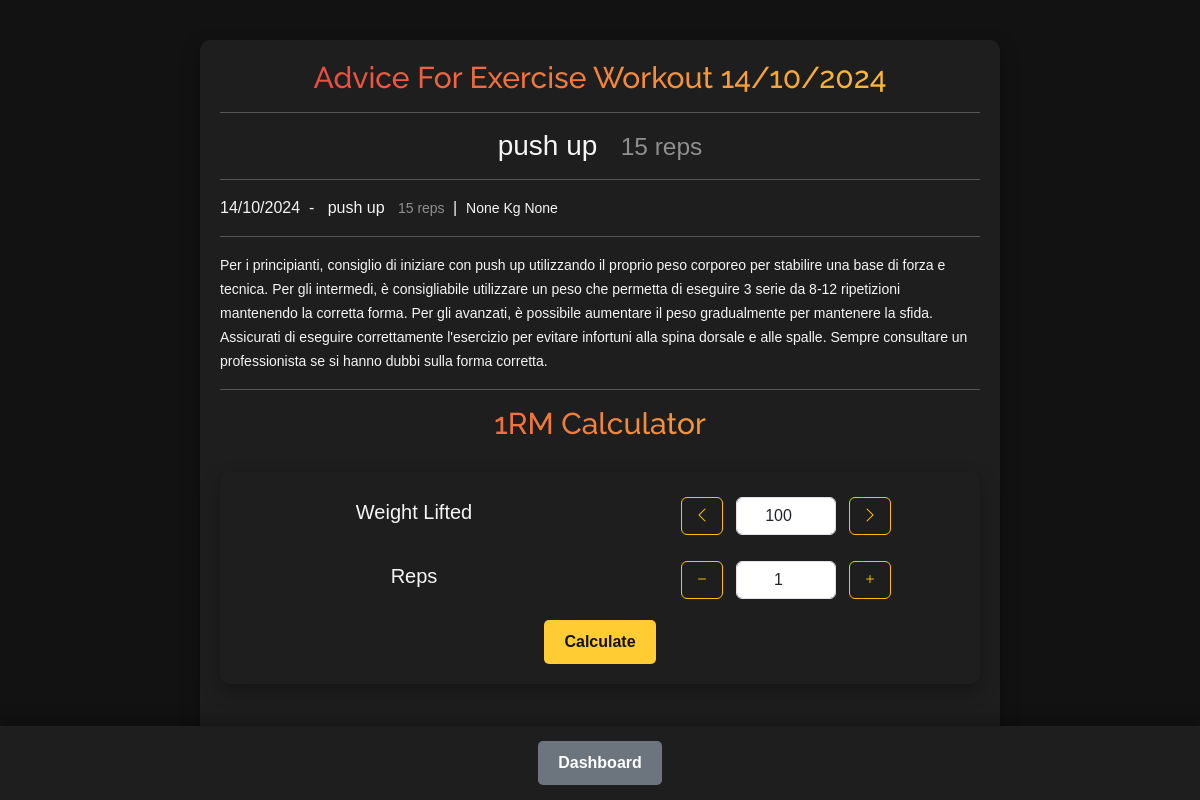
The app's page /exercise/info/3 (signed in) with its own data.
### app.py (models this page shows)
class Exercise(db.Model):
    id = db.Column(db.Integer, primary_key=True)
    name = db.Column(db.String(50), nullable=True)
    weight_percentage = db.Column(db.Integer, nullable=True)
    rpe = db.Column(db.Integer, nullable=True)
    repetitions = db.Column(db.String(20), nullable=True)
    time = db.Column(db.String(20), nullable=True)
    note = db.Column(db.String(150), nullable=True)
    weight = db.Column(db.Float, nullable=True)
    score = db.Column(db.String(50), nullable=True)
    advice = db.Column(db.String(2000), nullable=True)
    equipment = db.Column(db.String(50), nullable=True)
    date = db.Column(db.DateTime, default=datetime.now)
    workout_id = db.Column(db.Integer, db.ForeignKey('workout.id'), nullable=False)
    def get_workout(self):
        w = Workout.query.get_or_404(self.workout_id)
        return w

class Workout(db.Model):
    id = db.Column(db.Integer, primary_key=True)
    date = db.Column(db.DateTime, nullable=True)
    type = db.Column(db.String(50), nullable=False)
    duration = db.Column(db.String(50), nullable=True)
    note = db.Column(db.String(150), nullable=True)
    user_id = db.Column(db.Integer, db.ForeignKey('user.id'), nullable=False)
    exercise = db.relationship('Exercise', backref='workout', lazy=True)

### app.py (the view)
@app.route('/exercise/info/<int:id>', methods=['GET'])
@login_required
def exercise_info(id):
    exercise = Exercise.query.get_or_404(id)
    exercises = Exercise.query.filter(
                Exercise.name.ilike(f'%{exercise.name}%')
            ).order_by(Exercise.date.desc()).all()
    history = ''
    for e in exercises:
        if  e.weight != None:
            history += e.get_workout().date.strftime("%m/%d/%Y") + ' ' + \
                e.name + ' ' + e.repetitions + ' executed with ' + str(e.weight) + 'Kg' + ' ' + \
                e.score
        else:
            history += e.name + ' ' + e.repetitions
        history += '\n'
    if exercise.advice == None:
        exercise.advice = get_exercise_suggestion(exercise.name, history)
        w = exercise.get_workout()
        logger(current_user.id,'Get advice for exercise '+exercise.name+' workout '+w.date.strftime('%d-%m-%Y'))
        db.session.commit()
    return render_template('exercise_info.html',
                        title=('Adivice'),
                        advice = exercise.advice,
                        exercise = exercise,
                        exercises = exercises,
                        history = history,
                        workout = exercise.get_workout())

### app.py (called while the page is built)
@login_manager.user_loader
def load_user(user_id):
    return User.query.get(int(user_id))

### templates/exercise_info.html (shortened to what this page needs)
{% extends "base.html" %}
{% from 'bootstrap5/form.html' import render_field %}
{% block content %}
<div class="container">
    <h1 class="text-center mb-3">Advice For Exercise Workout {{ workout.date.strftime('%d/%m/%Y') }}</h1>
    <hr>
    <h3 class="text-center">
        {{exercise.name}}  &nbsp; <small class="text-center text-white-50"> {{ exercise.repetitions }}</small>
    </h3>
    <hr>
    {% if exercises %}
    {% for e in exercises %}
    <span>
        {{ e.get_workout().date.strftime("%d/%m/%Y") }}&nbsp; - &nbsp;  {{e.name}} &nbsp;
        <small class="text-white-50"> {{e.repetitions}} </small>&nbsp;|&nbsp; <small class="text-end"> {{ e.weight }} Kg  {{e.score}}</small> <br>
    </span>
    {% endfor %}
    <hr>
    {% endif %}
    <p>
        <small>
            {{advice}}
        </small>
    </p>
    <hr>
    {% include "rm_calculator.html" %}
</div>
<div class="bottom-bar">
    <a class="btn btn-back btn-block" href="{{ url_for('dashboard') }}" role="button" aria-expanded="false">Dashboard</a>
</div>
{% endblock %}

### templates/base.html (style rules this page uses)
body { font-family: 'Arial', sans-serif; background-color: #121212; color: #f5f5f5; }
.container { max-width: 800px; margin: 40px auto; background-color: #1e1e1e; padding: 20px; border-radius: 10px; box-shadow: 0 8px 20px rgba(0, 0, 0, 0.3); }
h1 { text-align: center; font-size: 3rem; font-family: 'Raleway', sans-serif; background: linear-gradient(90deg, #e63946, #ffcc33); -webkit-background-clip: text; color: transparent; margin-bottom: 30px; }
.bottom-bar { position: fixed; bottom: 0; left: 0; width: 100%; background-color: #1e1e1e; padding: 15px; box-shadow: 0 -5px 15px rgba(0, 0, 0, 0.3); text-align: center; }
.btn-back { background-color: #6c757d; color: #ffffff; font-weight: bold; border: none; border-radius: 5px; padding: 10px 20px; font-size: 1rem; transition: background-color 0.3s ease; }

### templates/exercise_info.html (style rules this page uses)
h1 { font-size: 30px; }

### records on screen
Exercise: name "push up", repetitions "15 reps", get_workout "14/10/2024", weight "None", score "None", advice "Per i principianti, consiglio di iniziare con push up utilizzando il proprio peso corporeo per stabilire una base di forza e tecnica. Per gli intermedi, è consigliabile utilizzare un peso che permetta di eseguire 3 serie da 8-12 ripetizioni mantenendo la corretta forma. Per gli avanzati, è possibile aumentare il peso gradualmente per mantenere la sfida. Assicurati di eseguire correttamente l'esercizio per evitare infortuni alla spina dorsale e alle spalle. Sempre consultare un professionista se si hanno dubbi sulla forma corretta."
